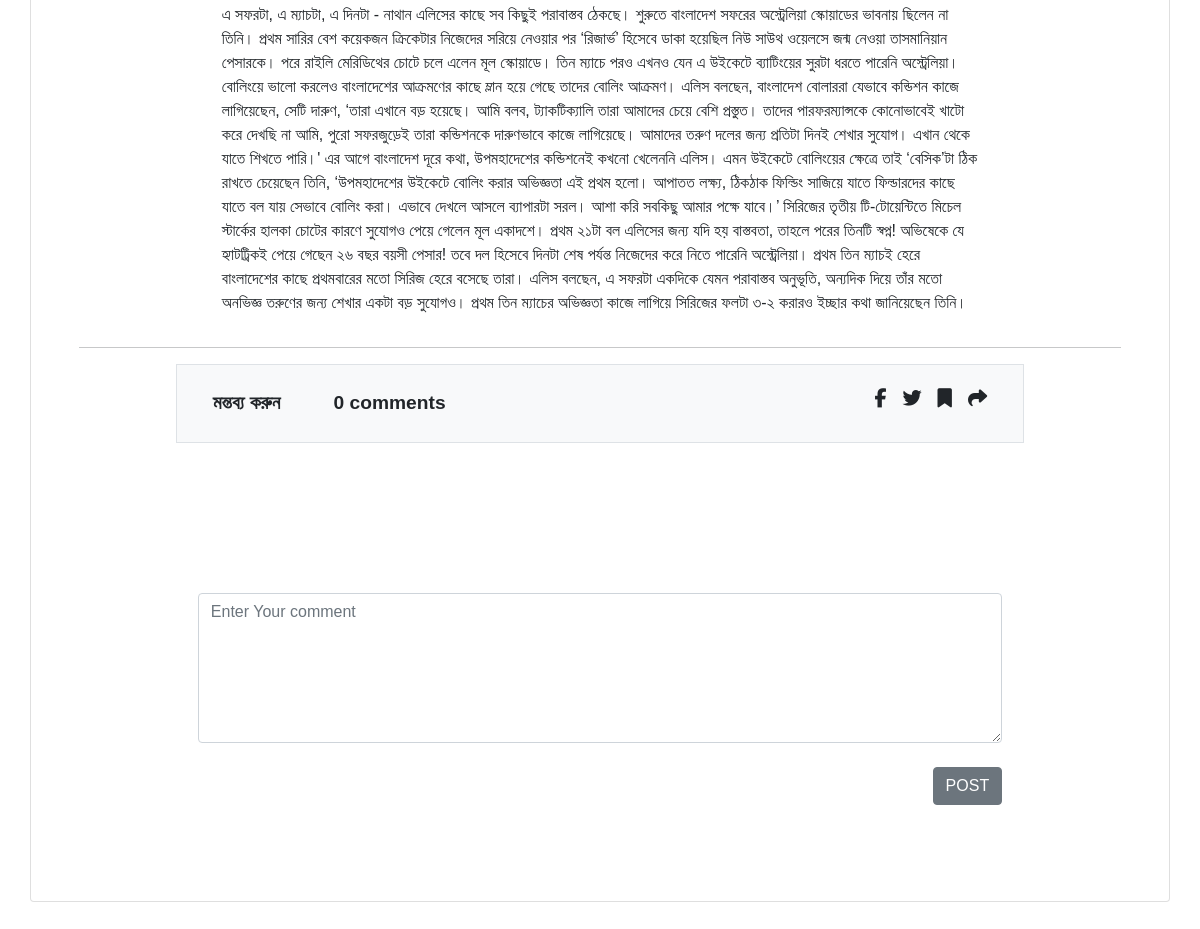
The app's page /single.php?id=49 (lower part), older data.
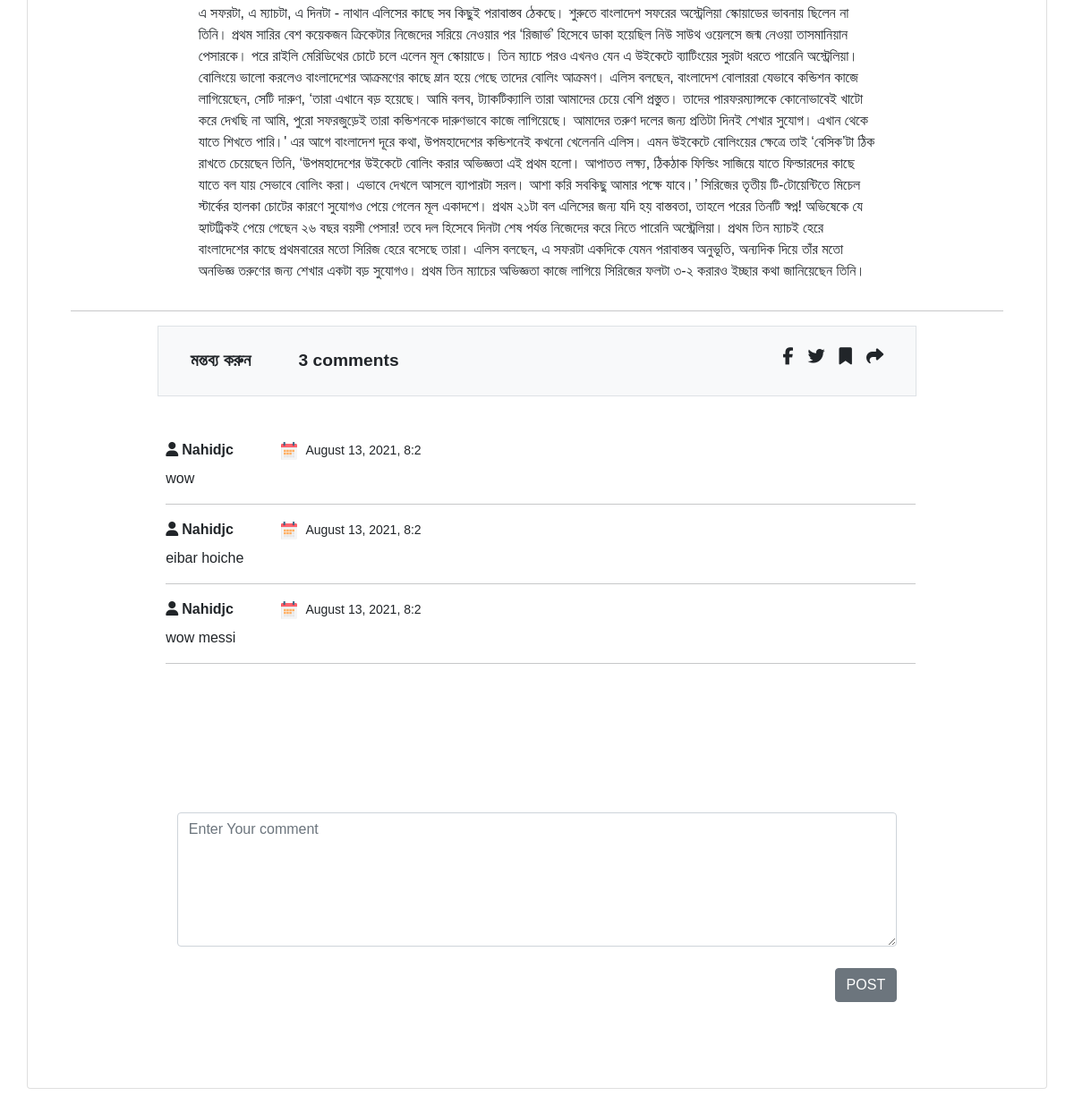
The same page, newer data.
### tables this page shows
CREATE TABLE `post` (
  `post_id` int(11) NOT NULL,
  `title` varchar(250) NOT NULL,
  `description` text NOT NULL,
  `post_date` varchar(100) NOT NULL,
  `author` int(11) NOT NULL,
  `category_id` int(11) NOT NULL,
  `post_img` varchar(100) NOT NULL
);

CREATE TABLE `comments` (
  `id` int(11) NOT NULL,
  `post_id` int(11) NOT NULL,
  `author_name` varchar(200) NOT NULL,
  `comment` text NOT NULL,
  `date` varchar(200) NOT NULL
);

### single.php (the view, shortened to what this page needs)
<!DOCTYPE html>
<html lang="en">
<head>
  <link rel="stylesheet" href="css/style.css">
  <link href="https://cdn.jsdelivr.net/npm/bootstrap@5.0.2/dist/css/bootstrap.min.css" rel="stylesheet">
</head>
<body>
  <?php include 'navbar.php' ?>
  <main>
    <div class="container p-5 my-5 border-1 card">
      <div class="row g-0">
        <?php
        include("config.php");
        $post_id = $_GET['id'];
        mysqli_query($mysqli, 'SET CHARACTER SET utf8');
        mysqli_query($mysqli, "SET SESSION collation_connection ='utf8_general_ci'");
        $sql = "SELECT post.post_id,post.title,post.description,post.post_date,post.post_img,users.username FROM post INNER JOIN users ON post.author = users.id WHERE post.post_id = {$post_id}";
        $result = mysqli_query($mysqli, $sql) or die("Query Failed");
        if (mysqli_num_rows($result) > 0) {
          while ($row = mysqli_fetch_assoc($result)) {
        ?>
            <div class="px-2 pt-5 m-auto col-sm-12 col-md-10">
              <p class="px-5 text-justify lh-base"><?php echo $row['description']; ?></p>
            </div>
        <?php
          }
        } else {
          echo "<h1>No Record Found</h1>";
        }
        ?>
      </div>
      <hr>
      <div class="container ">
        <div class="row m-auto">
          <div class="col-md-10 m-auto d-flex justify-content-between border bg-light" style="font-weight:bold;font-size:larger">
            <div class="p-4">
              <strong>মন্তব্য করুন </strong>
              <?php
              include("config.php");
              $post_id = $_GET['id'];
              $sql = "SELECT COUNT(*) FROM comments  WHERE post_id = {$post_id}";
              $result = mysqli_query($mysqli, $sql) or die("Query Failed");
              $num_rows = mysqli_fetch_row($result)[0];
              ?>
              <strong class="ms-5"><?php echo $num_rows; ?> comments</strong>
            </div>
            <div class="p-4">
              <div class="icon  d-flex justify-content-center align-items-center">
                <i class="fab fa-facebook-f"></i>
                <i class="mx-3 fab fa-twitter"></i>
                <i class="fas fa-bookmark"></i>
                <i class="fas fa-share ms-3"></i>
              </div>
            </div>
          </div>
        </div>
        <div class="my-5">
          <?php
          include("config.php");
          $post_id = $_GET['id'];
          mysqli_query($mysqli, 'SET CHARACTER SET utf8');
          mysqli_query($mysqli, "SET SESSION collation_connection ='utf8_general_ci'");
          $sql = "SELECT * FROM comments  WHERE post_id = {$post_id}";
          $result = mysqli_query($mysqli, $sql) or die("Query Failed");
          if (mysqli_num_rows($result) > 0) {
            while ($row = mysqli_fetch_assoc($result)) {
          ?>
              <div class="row ps-2">
                <div class="col-md-10 m-auto">
                  <div class="">
                    <strong><i class="fas fa-user me-1"></i><?php echo $row['author_name']; ?> </strong>
                    <small class="ms-5"><img src="images/calendar.svg" class="me-2" height="20" width="20"><?php echo $row['date']; ?></small>
                  </div>
                  <p class="my-2"><?php echo $row['comment']; ?> </p>
                  <hr>
                </div>
              </div>
          <?php }
          }
          ?>
        </div>
      </div>
      <div class="row my-5">
        <div class="col-md-10 m-auto">
          <form method="post" action="">
          <br>
            <div class="form-group">
              <textarea type="textarea" class="form-control" placeholder="Enter Your comment" name="comment"></textarea>
            </div>
            <br>
            <button type="submit" name="addComment" class="btn btn-secondary">POST</button>
          </form>
        </div>
      </div>
    </div>
  </main>
</body>
</html>

Row changes from the older to the newer data that the page shows:
added comments: author_name "Nahidjc", date "August 13, 2021, 8:2", comment "wow"
added comments: author_name "Nahidjc", date "August 13, 2021, 8:2", comment "eibar hoiche"
added comments: author_name "Nahidjc", date "August 13, 2021, 8:2", comment "wow messi"
Text that changed along with them:
$num_rows: "0" → "3"
